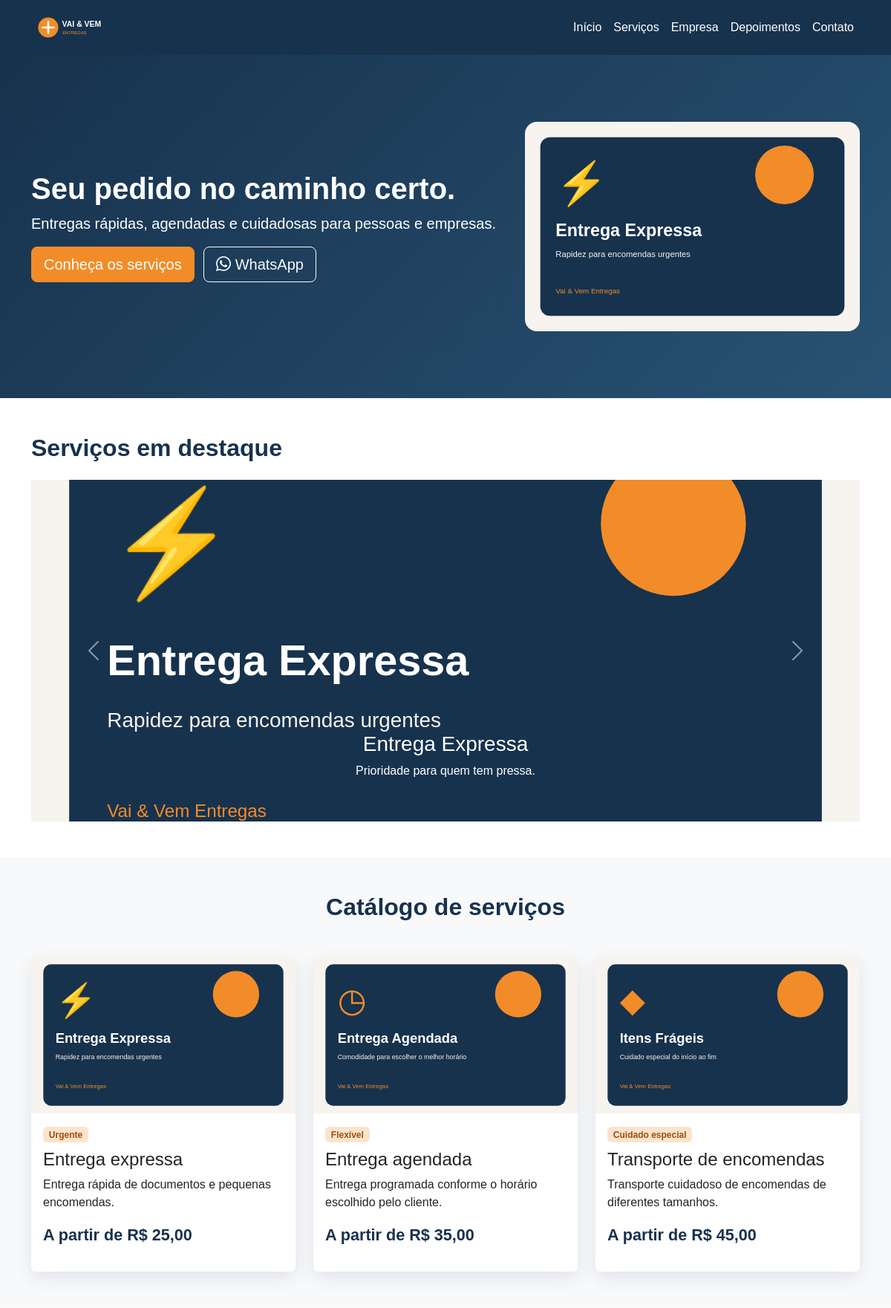
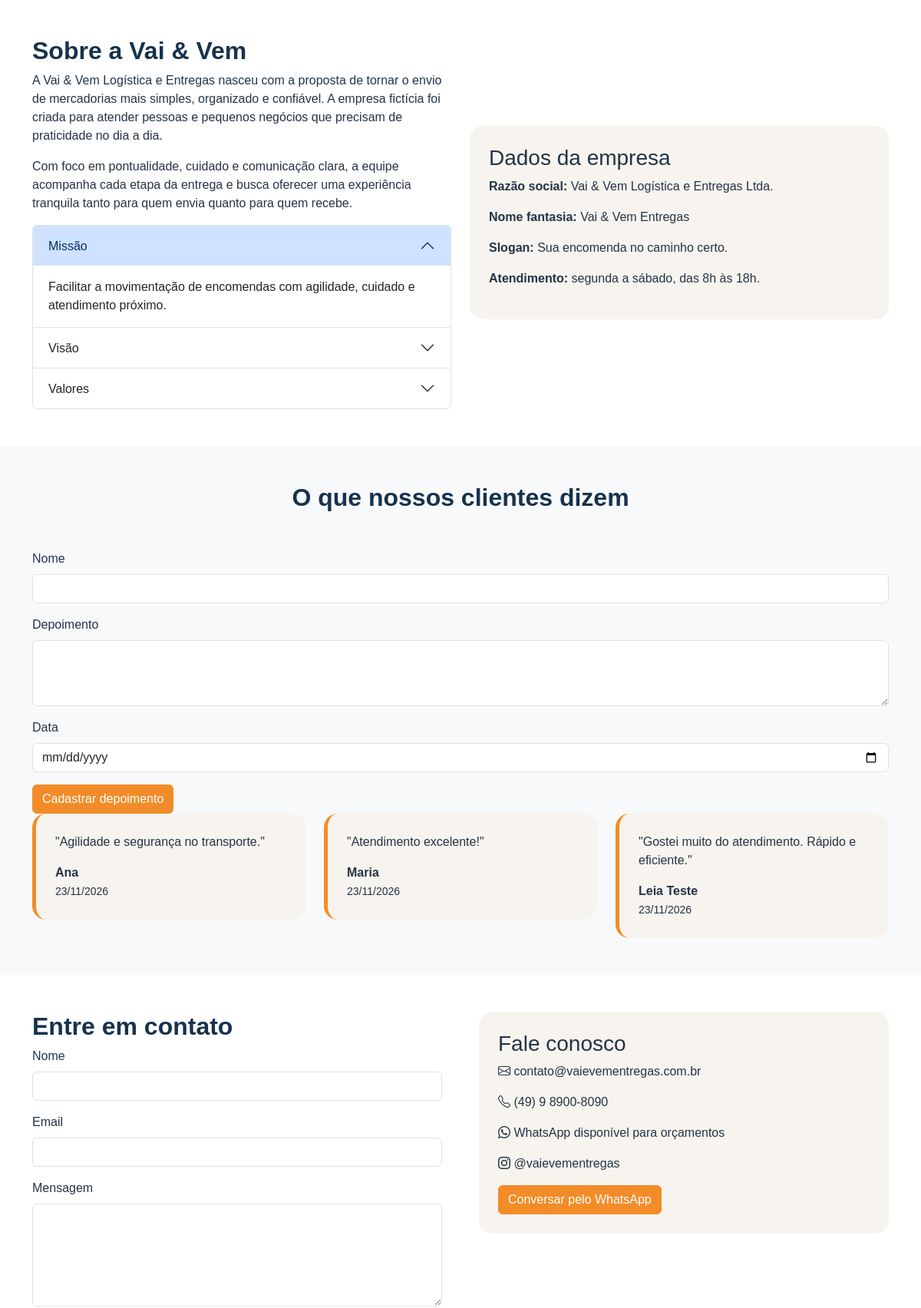
The page / (upper part) on the database its author committed (2 pictures, top to bottom).
### tables this page shows
CREATE TABLE `depoimentos` (
  `id` int(11) NOT NULL,
  `nome` varchar(100) NOT NULL,
  `depoimento` text NOT NULL,
  `data` date NOT NULL
);

### listar_depoimentos.php (called while the page is built)
<?php
require_once "conexao.php";
$sql = "SELECT * FROM depoimentos ORDER BY data DESC";
$stmt = $conexao->prepare($sql);
$stmt->execute();
$depoimentos = $stmt->fetchAll(PDO::FETCH_ASSOC);
?>

### index.php (the view, shortened to what this page needs)
<?php
require_once "listar_depoimentos.php";
require_once "conexao.php";
$sql = "SELECT * FROM serviços";
$stmt = $conexao->query($sql);
$servicos = $stmt->fetchAll(PDO::FETCH_ASSOC);
?>
<!doctype html>
<html lang="pt-BR">
<head>
    <link href="https://cdn.jsdelivr.net/npm/bootstrap@5.3.3/dist/css/bootstrap.min.css" rel="stylesheet">
    <link rel="stylesheet" href="https://cdn.jsdelivr.net/npm/bootstrap-icons@1.11.3/font/bootstrap-icons.min.css">
    <link rel="stylesheet" href="css/estilo.css">
</head>
<body>
    <nav class="navbar navbar-expand-lg navbar-dark sticky-top">
        <div class="container"><a class="navbar-brand" href="index.php"><img src="imagens/logo.svg"
                    alt="Vai & Vem Entregas"></a>
            <div id="nav" class="collapse navbar-collapse">
                <ul class="navbar-nav ms-auto">
                    <li class="nav-item"><a class="nav-link" href="index.php">Início</a></li>
                    <li class="nav-item"><a class="nav-link" href="index.php#servicos">Serviços</a></li>
                    <li class="nav-item"><a class="nav-link" href="index.php#empresa">Empresa</a></li>
                    <li class="nav-item"><a class="nav-link" href="index.php#depoimentos">Depoimentos</a></li>
                    <li class="nav-item"><a class="nav-link" href="index.php#contato">Contato</a></li>
                </ul>
            </div>
        </div>
    </nav>
    <section class="hero">
        <div class="container">
            <div class="row align-items-center">
                <div class="col-lg-7">
                    <h1>Seu pedido no caminho certo.</h1>
                    <p class="lead">Entregas rápidas, agendadas e cuidadosas para pessoas e empresas.</p>
                    <a href="#servicos" class="btn btn-primary btn-lg me-2">Conheça os serviços</a>
                    <a href="https://wa.me/5549989008090?text=Olá!%20Gostaria%20de%20solicitar%20um%20orçamento."
                        class="btn btn-outline-light btn-lg"><i class="bi bi-whatsapp"></i> WhatsApp</a>
                </div>
                <div class="col-lg-5 text-center mt-4 mt-lg-0"><img src="imagens/servico1.svg"
                        class="img-fluid rounded-4" alt="Serviço de entrega"></div>
            </div>
        </div>
    </section>
    <section class="py-5">
        <div class="container">
            <h2 class="section-title mb-4">Serviços em destaque</h2>
            <div id="destaques" class="carousel slide" data-bs-ride="carousel">
                <div class="carousel-inner">
                    <div class="carousel-item active"><img src="imagens/servico1.svg" class="d-block w-100"
                            alt="Entrega Expressa">
                        <div class="carousel-caption">
                            <h3>Entrega Expressa</h3>
                            <p>Prioridade para quem tem pressa.</p>
                        </div>
                    </div>
                </div><button class="carousel-control-prev" type="button" data-bs-target="#destaques"
                    data-bs-slide="prev"><span class="carousel-control-prev-icon"></span></button>
                <button class="carousel-control-next" type="button" data-bs-target="#destaques"
                    data-bs-slide="next"><span class="carousel-control-next-icon"></span></button>
            </div>
        </div>
    </section>
    <section id="servicos" class="py-5 bg-light">
        <div class="container">
            <h2 class="section-title text-center mb-5">Catálogo de serviços</h2>
         <div class="row g-4">
    <?php foreach ($servicos as $servico): ?>
        <div class="col-md-4">
            <div class="card service-card">
                <img src="imagens/servico<?= $servico['id'] ?>.svg"
     class="card-img-top"
     alt="<?= htmlspecialchars($servico['nome']) ?>">
                <div class="card-body">
                    <?php if ($servico["nome"] == "Entrega expressa"): ?>
    <span class="badge badge-custom">Urgente</span>
<?php elseif ($servico["nome"] == "Entrega agendada"): ?>
    <span class="badge badge-custom">Flexível</span>
<?php elseif ($servico["nome"] == "Transporte de encomendas"): ?>
    <span class="badge badge-custom">Cuidado especial</span>
<?php endif; ?>
                    <h3 class="h4 mt-2">
                        <?= htmlspecialchars($servico["nome"]) ?>
                    </h3>
                    <p>
                        <?= htmlspecialchars($servico["descricao"]) ?>
                    </p>
                    <p class="price">
                        A partir de R$ <?= number_format($servico["preco"], 2, ",", ".") ?>
                    </p>
                </div>
            </div>
        </div>
    <?php endforeach; ?>
</div>
 </section>
    <section id="empresa" class="py-5">
        <div class="container">
            <div class="row g-4 align-items-center">
                <div class="col-lg-6">
                    <h2 class="section-title">Sobre a Vai & Vem</h2>
                    <p>A Vai & Vem Logística e Entregas nasceu com a proposta de tornar o envio de mercadorias mais
                        simples, organizado e confiável. A empresa fictícia foi criada para atender pessoas e pequenos
                        negócios que precisam de praticidade no dia a dia.</p>
                    <p>Com foco em pontualidade, cuidado e comunicação clara, a equipe acompanha cada etapa da entrega e
                        busca oferecer uma experiência tranquila tanto para quem envia quanto para quem recebe.</p>
                    <div class="accordion" id="valores">
                        <div class="accordion-item">
                            <h2 class="accordion-header"><button class="accordion-button" data-bs-toggle="collapse"
                                    data-bs-target="#missao">Missão</button></h2>
                            <div id="missao" class="accordion-collapse collapse show">
                                <div class="accordion-body">Facilitar a movimentação de encomendas com agilidade,
                                    cuidado e atendimento próximo.</div>
                            </div>
                        </div>
                        <div class="accordion-item">
                            <h2 class="accordion-header"><button class="accordion-button collapsed"
                                    data-bs-toggle="collapse" data-bs-target="#visao">Visão</button></h2>
                        </div>
                        <div class="accordion-item">
                            <h2 class="accordion-header"><button class="accordion-button collapsed"
                                    data-bs-toggle="collapse" data-bs-target="#val">Valores</button></h2>
                        </div>
                    </div>
                </div>
                <div class="col-lg-6">
                    <div class="info-box">
                        <h3>Dados da empresa</h3>
                        <p><strong>Razão social:</strong> Vai & Vem Logística e Entregas Ltda.</p>
                        <p><strong>Nome fantasia:</strong> Vai & Vem Entregas</p>
                        <p><strong>Slogan:</strong> Sua encomenda no caminho certo.</p>
                        <p><strong>Atendimento:</strong> segunda a sábado, das 8h às 18h.</p>
                    </div>
                </div>
            </div>
        </div>
    </section>
    <?php
require_once "conexao.php";
$sql = "SELECT * FROM depoimentos ORDER BY id DESC";
$stmt = $conexao->query($sql);
$depoimentos = $stmt->fetchAll(PDO::FETCH_ASSOC);
?>
    <section id="depoimentos" class="py-5 bg-light">
        <div class="container">
            <h2 class="section-title text-center mb-5">O que nossos clientes dizem</h2>
            <form action="salvar_depoimento.php" method="POST">
    <div class="mb-3">
        <label class="form-label">Nome</label>
        <input type="text" name="nome" class="form-control" required>
    </div>
    <div class="mb-3">
        <label class="form-label">Depoimento</label>
        <textarea name="depoimento" class="form-control" rows="3" required></textarea>
    </div>
    <div class="mb-3">
        <label class="form-label">Data</label>
        <input type="date" name="data" class="form-control" required>
    </div>
    <button type="submit" class="btn btn-primary">Cadastrar depoimento</button>
</form>
<div class="row g-4">
    <?php foreach ($depoimentos as $item): ?>
        <div class="col-md-4">
            <div class="info-box testimonial">
                <p>
                    "<?= htmlspecialchars($item["depoimento"]) ?>"
                </p>
                <strong>
                    <?= htmlspecialchars($item["nome"]) ?>
                </strong>
                <br>
                <small>
                    <?= date("d/m/Y", strtotime($item["data"])) ?>
                </small>
            </div>
        </div>
    <?php endforeach; ?>
</div>
</section>
    <section id="contato" class="py-5">
        <div class="container">
            <div class="row g-5">
                <div class="col-lg-6">
                    <h2 class="section-title">Entre em contato</h2>
                    <form action="salvar_contato.php" method="POST">
                        <div class="mb-3"><label class="form-label">Nome</label><input name="nome" class="form-control" required>
                        </div>
                        <div class="mb-3"><label class="form-label">Email</label><input type="email" name="email"
                                class="form-control" required></div>
                        <div class="mb-3"><label class="form-label">Mensagem</label><textarea name="mensagem" class="form-control"
                                rows="5" required></textarea></div><button class="btn btn-primary">Enviar</button>
                    </form>
                </div>
                <div class="col-lg-6">
                    <div class="info-box">
                        <h3>Fale conosco</h3>
                        <p><i class="bi bi-envelope"></i> contato@vaievementregas.com.br</p>
                        <p><i class="bi bi-telephone"></i> (49) 9 8900-8090</p>
                        <p><i class="bi bi-whatsapp"></i> WhatsApp disponível para orçamentos</p>
                        <p><i class="bi bi-instagram"></i> @vaievementregas</p><a class="btn btn-primary"
                            href="https://wa.me/5549989008090?text=Olá!%20Gostaria%20de%20saber%20mais%20sobre%20as%20entregas.">Conversar
                            pelo WhatsApp</a>
                    </div>
                </div>
            </div>
        </div>
    </section>
</body>
</html>

### estilo.css (style rules this page uses)
:root { --primary:#17324D; --secondary:#F28C28; --light:#f7f3ee; }
body { font-family: Arial, sans-serif; color:#243447; background:#fff; }
.navbar { background:var(--primary); }
.navbar-brand img { height:48px; width:auto; }
.nav-link { color:#fff !important; }
.hero { background:linear-gradient(135deg,var(--primary),#285273); color:#fff; padding:90px 0; }
.hero h1 { font-weight:800; }
.btn-primary { background:var(--secondary); border-color:var(--secondary); color:#fff; }
.section-title { color:var(--primary); font-weight:800; }
.service-card { border:0; box-shadow:0 8px 24px rgba(23,50,77,.10); height:100%; }
.service-card img { height:210px; object-fit:cover; }
.badge-custom { background:#fce3cd; color:#9a4f0b; }
.price { color:var(--primary); font-size:1.35rem; font-weight:800; }
.carousel-item img { height:460px; object-fit:cover; }
.info-box { background:var(--light); border-radius:18px; padding:25px; }
.testimonial { border-left:5px solid var(--secondary); }
img { display: block; max-width: 100%; height: auto; }

### rows shown on the page
serviços: shows a picture, shows "Urgente", nome "Entrega expressa", descricao "Entrega rápida de documentos e pequenas encomendas.", preco "25,00"
serviços: shows a picture, shows "Flexível", nome "Entrega agendada", descricao "Entrega programada conforme o horário escolhido pelo cliente.", preco "35,00"
serviços: shows a picture, shows "Cuidado especial", nome "Transporte de encomendas", descricao "Transporte cuidadoso de encomendas de diferentes tamanhos.", preco "45,00"
depoimentos: depoimento "Agilidade e segurança no transporte.", nome "Ana", data "23/11/2026"
depoimentos: depoimento "Atendimento excelente!", nome "Maria", data "23/11/2026"
depoimentos: depoimento "Gostei muito do atendimento. Rápido e eficiente.", nome "Leia Teste", data "23/11/2026"
